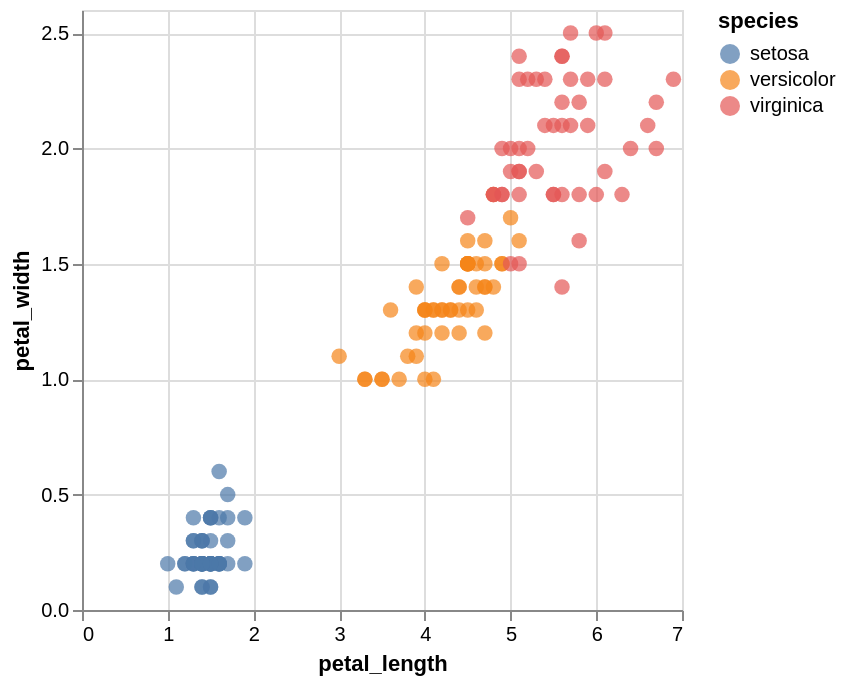

This figure's notebook cell:
### Code cell
brush = alt.selection_interval()
alt.Chart(df).mark_circle(size=60).encode(
    x="petal_length",
    y="petal_width",
    color=alt.condition(brush, "species", alt.value("lightgray")),
).add_params(brush).properties(height=300)

### Figure 1 — Vega-Lite specification as saved in the notebook (floating-point values rounded to 4 significant figures; data arrays with more than 128 entries replaced by an {"elided": "..."} marker saying what was removed)
{"config": {"view": {"continuousWidth": 300, "continuousHeight": 300}}, "data": {"name": "data-3a191f69da972c40738d695fb9f41d2b"}, "mark": {"type": "circle", "size": 60}, "encoding": {"color": {"condition": {"param": "param_54dd647193d9b3b3", "field": "species"}, "value": "lightgray"}, "x": {"field": "petal_length", "type": "quantitative"}, "y": {"field": "petal_width", "type": "quantitative"}}, "height": 300, "params": [{"name": "param_54dd647193d9b3b3", "select": {"type": "interval"}}], "$schema": "https://vega.github.io/schema/vega-lite/v6.4.1.json", "datasets": {"data-3a191f69da972c40738d695fb9f41d2b": {"elided": "150 records"}}}
